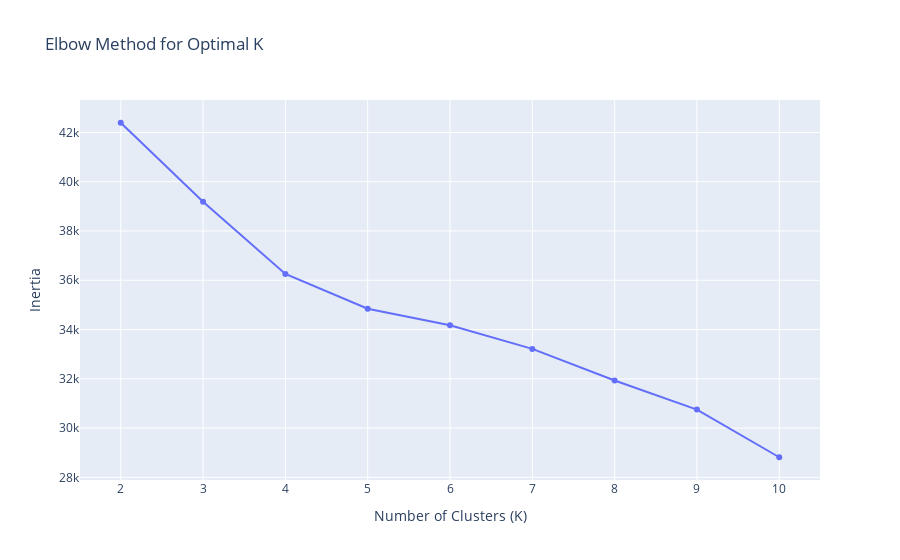

Notebook code for this chart:
### Code cell
# Elbow Method 시각화
fig = px.line(x=k_range, y=inertia_list, title='Elbow Method for Optimal K',
              markers=True, labels={'x': 'Number of Clusters (K)', 'y': 'Inertia'})
fig.show()

### Figure 1 — Plotly figure (JSON) as saved in the notebook; plotly's stock layout.template omitted (floating-point values rounded to 4 significant figures)
{"data": [{"hovertemplate": "Number of Clusters (K)=%{x}<br>Inertia=%{y}<extra></extra>", "legendgroup": "", "line": {"color": "#636efa", "dash": "solid"}, "marker": {"symbol": "circle"}, "mode": "lines+markers", "name": "", "orientation": "v", "showlegend": false, "type": "scatter", "x": [2, 3, 4, 5, 6, 7, 8, 9, 10], "xaxis": "x", "y": [42390.0, 39190.0, 36260.0, 34850.0, 34180.0, 33210.0, 31930.0, 30750.0, 28820.0], "yaxis": "y"}], "layout": {"legend": {"tracegroupgap": 0}, "title": {"text": "Elbow Method for Optimal K"}, "xaxis": {"anchor": "y", "domain": [0, 1], "title": {"text": "Number of Clusters (K)"}}, "yaxis": {"anchor": "x", "domain": [0, 1], "title": {"text": "Inertia"}}}}
